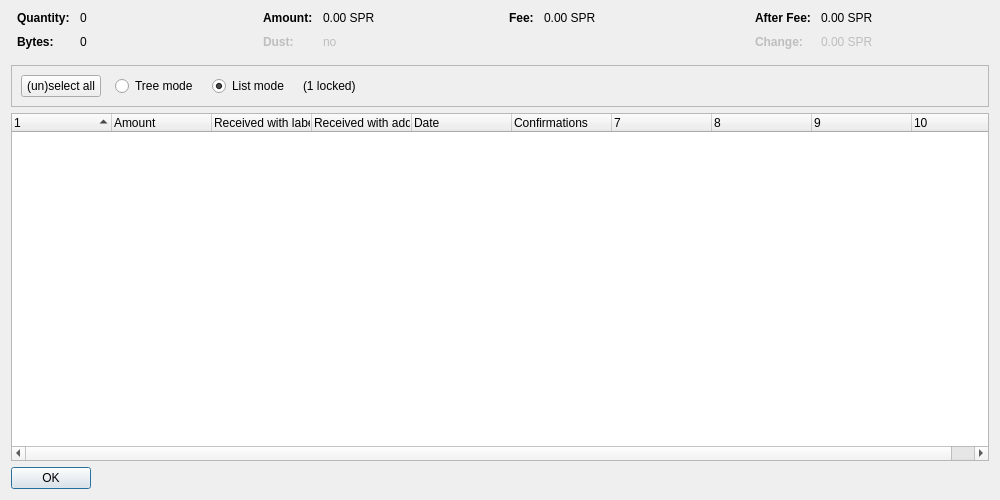
<?xml version="1.0" encoding="UTF-8"?>
<ui version="4.0">
 <class>CoinControlDialog</class>
 <widget class="QDialog" name="CoinControlDialog">
  <property name="geometry">
   <rect>
    <x>0</x>
    <y>0</y>
    <width>1000</width>
    <height>500</height>
   </rect>
  </property>
  <property name="windowTitle">
   <string>Coin Selection</string>
  </property>
  <layout class="QVBoxLayout" name="verticalLayout">
   <item>
    <layout class="QHBoxLayout" name="horizontalLayoutTop" stretch="0,0,0,0">
     <property name="topMargin">
      <number>0</number>
     </property>
     <property name="bottomMargin">
      <number>10</number>
     </property>
     <item>
      <layout class="QFormLayout" name="formLayoutCoinControl1">
       <property name="horizontalSpacing">
        <number>10</number>
       </property>
       <property name="verticalSpacing">
        <number>10</number>
       </property>
       <property name="leftMargin">
        <number>6</number>
       </property>
       <property name="rightMargin">
        <number>6</number>
       </property>
       <item row="0" column="0">
        <widget class="QLabel" name="labelCoinControlQuantityText">
         <property name="font">
          <font>
           <weight>75</weight>
           <bold>true</bold>
          </font>
         </property>
         <property name="text">
          <string>Quantity:</string>
         </property>
        </widget>
       </item>
       <item row="0" column="1">
        <widget class="QLabel" name="labelCoinControlQuantity">
         <property name="cursor">
          <cursorShape>IBeamCursor</cursorShape>
         </property>
         <property name="contextMenuPolicy">
          <enum>Qt::ActionsContextMenu</enum>
         </property>
         <property name="text">
          <string notr="true">0</string>
         </property>
         <property name="textInteractionFlags">
          <set>Qt::LinksAccessibleByMouse|Qt::TextSelectableByKeyboard|Qt::TextSelectableByMouse</set>
         </property>
        </widget>
       </item>
       <item row="1" column="0">
        <widget class="QLabel" name="labelCoinControlBytesText">
         <property name="font">
          <font>
           <weight>75</weight>
           <bold>true</bold>
          </font>
         </property>
         <property name="text">
          <string>Bytes:</string>
         </property>
        </widget>
       </item>
       <item row="1" column="1">
        <widget class="QLabel" name="labelCoinControlBytes">
         <property name="cursor">
          <cursorShape>IBeamCursor</cursorShape>
         </property>
         <property name="contextMenuPolicy">
          <enum>Qt::ActionsContextMenu</enum>
         </property>
         <property name="text">
          <string notr="true">0</string>
         </property>
         <property name="textInteractionFlags">
          <set>Qt::LinksAccessibleByMouse|Qt::TextSelectableByKeyboard|Qt::TextSelectableByMouse</set>
         </property>
        </widget>
       </item>
      </layout>
     </item>
     <item>
      <layout class="QFormLayout" name="formLayoutCoinControl2">
       <property name="horizontalSpacing">
        <number>10</number>
       </property>
       <property name="verticalSpacing">
        <number>10</number>
       </property>
       <property name="leftMargin">
        <number>6</number>
       </property>
       <property name="rightMargin">
        <number>6</number>
       </property>
       <item row="0" column="0">
        <widget class="QLabel" name="labelCoinControlAmountText">
         <property name="font">
          <font>
           <weight>75</weight>
           <bold>true</bold>
          </font>
         </property>
         <property name="text">
          <string>Amount:</string>
         </property>
        </widget>
       </item>
       <item row="0" column="1">
        <widget class="QLabel" name="labelCoinControlAmount">
         <property name="cursor">
          <cursorShape>IBeamCursor</cursorShape>
         </property>
         <property name="contextMenuPolicy">
          <enum>Qt::ActionsContextMenu</enum>
         </property>
         <property name="text">
          <string notr="true">0.00 SPR</string>
         </property>
         <property name="textInteractionFlags">
          <set>Qt::LinksAccessibleByMouse|Qt::TextSelectableByKeyboard|Qt::TextSelectableByMouse</set>
         </property>
        </widget>
       </item>
       <item row="1" column="0">
        <widget class="QLabel" name="labelCoinControlLowOutputText">
         <property name="enabled">
          <bool>false</bool>
         </property>
         <property name="font">
          <font>
           <weight>75</weight>
           <bold>true</bold>
          </font>
         </property>
         <property name="text">
          <string>Dust:</string>
         </property>
        </widget>
       </item>
       <item row="1" column="1">
        <widget class="QLabel" name="labelCoinControlLowOutput">
         <property name="enabled">
          <bool>false</bool>
         </property>
         <property name="cursor">
          <cursorShape>IBeamCursor</cursorShape>
         </property>
         <property name="contextMenuPolicy">
          <enum>Qt::ActionsContextMenu</enum>
         </property>
         <property name="text">
          <string notr="true">no</string>
         </property>
         <property name="textInteractionFlags">
          <set>Qt::LinksAccessibleByMouse|Qt::TextSelectableByKeyboard|Qt::TextSelectableByMouse</set>
         </property>
        </widget>
       </item>
      </layout>
     </item>
     <item>
      <layout class="QFormLayout" name="formLayoutCoinControl3">
       <property name="horizontalSpacing">
        <number>10</number>
       </property>
       <property name="verticalSpacing">
        <number>10</number>
       </property>
       <property name="leftMargin">
        <number>6</number>
       </property>
       <property name="rightMargin">
        <number>6</number>
       </property>
       <item row="0" column="0">
        <widget class="QLabel" name="labelCoinControlFeeText">
         <property name="font">
          <font>
           <weight>75</weight>
           <bold>true</bold>
          </font>
         </property>
         <property name="text">
          <string>Fee:</string>
         </property>
        </widget>
       </item>
       <item row="0" column="1">
        <widget class="QLabel" name="labelCoinControlFee">
         <property name="cursor">
          <cursorShape>IBeamCursor</cursorShape>
         </property>
         <property name="contextMenuPolicy">
          <enum>Qt::ActionsContextMenu</enum>
         </property>
         <property name="text">
          <string notr="true">0.00 SPR</string>
         </property>
         <property name="textInteractionFlags">
          <set>Qt::LinksAccessibleByMouse|Qt::TextSelectableByKeyboard|Qt::TextSelectableByMouse</set>
         </property>
        </widget>
       </item>
      </layout>
     </item>
     <item>
      <layout class="QFormLayout" name="formLayoutCoinControl4">
       <property name="horizontalSpacing">
        <number>10</number>
       </property>
       <property name="verticalSpacing">
        <number>10</number>
       </property>
       <property name="leftMargin">
        <number>6</number>
       </property>
       <property name="rightMargin">
        <number>6</number>
       </property>
       <item row="0" column="0">
        <widget class="QLabel" name="labelCoinControlAfterFeeText">
         <property name="font">
          <font>
           <weight>75</weight>
           <bold>true</bold>
          </font>
         </property>
         <property name="text">
          <string>After Fee:</string>
         </property>
        </widget>
       </item>
       <item row="0" column="1">
        <widget class="QLabel" name="labelCoinControlAfterFee">
         <property name="cursor">
          <cursorShape>IBeamCursor</cursorShape>
         </property>
         <property name="contextMenuPolicy">
          <enum>Qt::ActionsContextMenu</enum>
         </property>
         <property name="text">
          <string notr="true">0.00 SPR</string>
         </property>
         <property name="textInteractionFlags">
          <set>Qt::LinksAccessibleByMouse|Qt::TextSelectableByKeyboard|Qt::TextSelectableByMouse</set>
         </property>
        </widget>
       </item>
       <item row="1" column="0">
        <widget class="QLabel" name="labelCoinControlChangeText">
         <property name="enabled">
          <bool>false</bool>
         </property>
         <property name="font">
          <font>
           <weight>75</weight>
           <bold>true</bold>
          </font>
         </property>
         <property name="text">
          <string>Change:</string>
         </property>
        </widget>
       </item>
       <item row="1" column="1">
        <widget class="QLabel" name="labelCoinControlChange">
         <property name="enabled">
          <bool>false</bool>
         </property>
         <property name="cursor">
          <cursorShape>IBeamCursor</cursorShape>
         </property>
         <property name="contextMenuPolicy">
          <enum>Qt::ActionsContextMenu</enum>
         </property>
         <property name="text">
          <string notr="true">0.00 SPR</string>
         </property>
         <property name="textInteractionFlags">
          <set>Qt::LinksAccessibleByMouse|Qt::TextSelectableByKeyboard|Qt::TextSelectableByMouse</set>
         </property>
        </widget>
       </item>
      </layout>
     </item>
    </layout>
   </item>
   <item>
    <widget class="QFrame" name="frame">
     <property name="minimumSize">
      <size>
       <width>0</width>
       <height>40</height>
      </size>
     </property>
     <property name="frameShape">
      <enum>QFrame::StyledPanel</enum>
     </property>
     <property name="frameShadow">
      <enum>QFrame::Sunken</enum>
     </property>
     <layout class="QHBoxLayout" name="horizontalLayout">
      <item>
       <layout class="QHBoxLayout" name="horizontalLayoutPanel" stretch="0,0,0,0,0">
        <property name="spacing">
         <number>14</number>
        </property>
        <item>
         <widget class="QPushButton" name="pushButtonSelectAll">
          <property name="sizePolicy">
           <sizepolicy hsizetype="Maximum" vsizetype="Fixed">
            <horstretch>0</horstretch>
            <verstretch>0</verstretch>
           </sizepolicy>
          </property>
          <property name="text">
           <string>(un)select all</string>
          </property>
          <property name="autoDefault">
           <bool>false</bool>
          </property>
         </widget>
        </item>
        <item>
         <widget class="QRadioButton" name="radioTreeMode">
          <property name="sizePolicy">
           <sizepolicy hsizetype="Maximum" vsizetype="Fixed">
            <horstretch>0</horstretch>
            <verstretch>0</verstretch>
           </sizepolicy>
          </property>
          <property name="text">
           <string>Tree mode</string>
          </property>
         </widget>
        </item>
        <item>
         <widget class="QRadioButton" name="radioListMode">
          <property name="sizePolicy">
           <sizepolicy hsizetype="Maximum" vsizetype="Fixed">
            <horstretch>0</horstretch>
            <verstretch>0</verstretch>
           </sizepolicy>
          </property>
          <property name="text">
           <string>List mode</string>
          </property>
          <property name="checked">
           <bool>true</bool>
          </property>
         </widget>
        </item>
        <item>
         <widget class="QLabel" name="labelLocked">
          <property name="text">
           <string notr="true">(1 locked)</string>
          </property>
         </widget>
        </item>
        <item>
         <spacer name="horizontalSpacer">
          <property name="orientation">
           <enum>Qt::Horizontal</enum>
          </property>
          <property name="sizeHint" stdset="0">
           <size>
            <width>40</width>
            <height>20</height>
           </size>
          </property>
         </spacer>
        </item>
       </layout>
      </item>
     </layout>
    </widget>
   </item>
   <item>
    <widget class="CoinControlTreeWidget" name="treeWidget">
     <property name="contextMenuPolicy">
      <enum>Qt::CustomContextMenu</enum>
     </property>
     <property name="sortingEnabled">
      <bool>false</bool>
     </property>
     <property name="columnCount">
      <number>10</number>
     </property>
     <attribute name="headerShowSortIndicator" stdset="0">
      <bool>true</bool>
     </attribute>
     <attribute name="headerStretchLastSection">
      <bool>false</bool>
     </attribute>
     <column>
      <property name="text">
       <string/>
      </property>
     </column>
     <column>
      <property name="text">
       <string>Amount</string>
      </property>
     </column>
     <column>
      <property name="text">
       <string>Received with label</string>
      </property>
     </column>
     <column>
      <property name="text">
       <string>Received with address</string>
      </property>
     </column>
     <column>
      <property name="text">
       <string>Date</string>
      </property>
     </column>
     <column>
      <property name="text">
       <string>Confirmations</string>
      </property>
      <property name="toolTip">
       <string>Confirmed</string>
      </property>
     </column>
     <column>
      <property name="text">
       <string/>
      </property>
     </column>
     <column>
      <property name="text">
       <string/>
      </property>
     </column>
     <column>
      <property name="text">
       <string/>
      </property>
     </column>
     <column>
      <property name="text">
       <string/>
      </property>
     </column>
    </widget>
   </item>
   <item>
    <widget class="QDialogButtonBox" name="buttonBox">
     <property name="sizePolicy">
      <sizepolicy hsizetype="Maximum" vsizetype="Fixed">
       <horstretch>0</horstretch>
       <verstretch>0</verstretch>
      </sizepolicy>
     </property>
     <property name="orientation">
      <enum>Qt::Horizontal</enum>
     </property>
     <property name="standardButtons">
      <set>QDialogButtonBox::Ok</set>
     </property>
    </widget>
   </item>
  </layout>
 </widget>
 <customwidgets>
  <customwidget>
   <class>CoinControlTreeWidget</class>
   <extends>QTreeWidget</extends>
   <header>qt/coincontroltreewidget.h</header>
  </customwidget>
 </customwidgets>
 <resources/>
 <connections/>
</ui>
